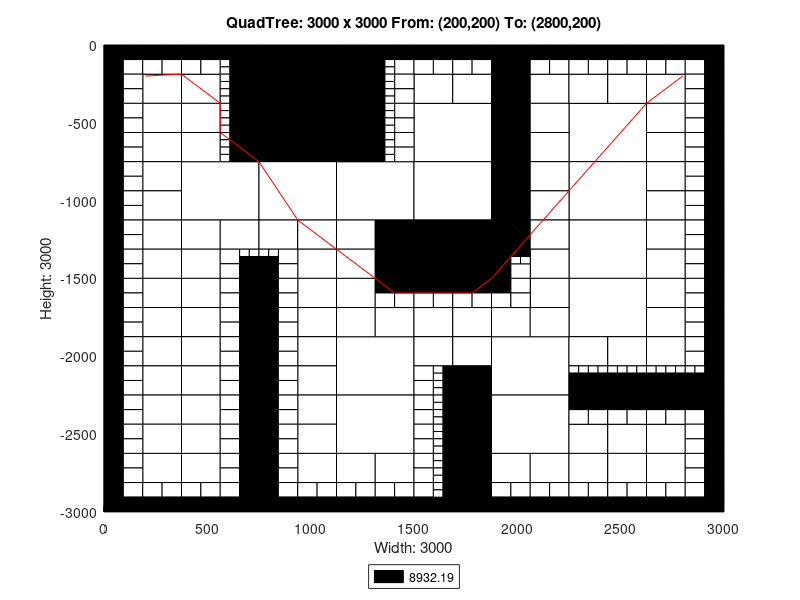

MATLAB code for this plot:
axis([0 3000 -3000 0]);
title('QuadTree: 3000 x 3000 From: (200,200) To: (2800,200)');
xlabel('Width: 3000');
ylabel('Height: 3000');
rectangle('Position',[750 -375 375 375], 'FaceColor',[0 0 0]);
rectangle('Position',[750 -750 375 375], 'FaceColor',[0 0 0]);
rectangle('Position',[375 -1125 375 375], 'FaceColor',[1 1 1]);
rectangle('Position',[750 -1125 375 375], 'FaceColor',[1 1 1]);
rectangle('Position',[1125 -1125 375 375], 'FaceColor',[1 1 1]);
rectangle('Position',[1500 -750 375 375], 'FaceColor',[1 1 1]);
rectangle('Position',[2250 -750 375 375], 'FaceColor',[1 1 1]);
rectangle('Position',[1500 -1125 375 375], 'FaceColor',[1 1 1]);
rectangle('Position',[1500 -1500 375 375], 'FaceColor',[0 0 0]);
rectangle('Position',[2250 -1125 375 375], 'FaceColor',[1 1 1]);
rectangle('Position',[2250 -1500 375 375], 'FaceColor',[1 1 1]);
rectangle('Position',[1125 -2250 375 375], 'FaceColor',[1 1 1]);
rectangle('Position',[1125 -2625 375 375], 'FaceColor',[1 1 1]);
rectangle('Position',[1875 -2250 375 375], 'FaceColor',[1 1 1]);
rectangle('Position',[2250 -1875 375 375], 'FaceColor',[1 1 1]);
rectangle('Position',[1875 -2625 375 375], 'FaceColor',[1 1 1]);
rectangle('Position',[187.5 -375 187.5 187.5], 'FaceColor',[1 1 1]);
rectangle('Position',[375 -375 187.5 187.5], 'FaceColor',[1 1 1]);
rectangle('Position',[187.5 -562.5 187.5 187.5], 'FaceColor',[1 1 1]);
rectangle('Position',[187.5 -750 187.5 187.5], 'FaceColor',[1 1 1]);
rectangle('Position',[375 -562.5 187.5 187.5], 'FaceColor',[1 1 1]);
rectangle('Position',[375 -750 187.5 187.5], 'FaceColor',[1 1 1]);
rectangle('Position',[1125 -187.5 187.5 187.5], 'FaceColor',[0 0 0]);
rectangle('Position',[1125 -375 187.5 187.5], 'FaceColor',[0 0 0]);
rectangle('Position',[1125 -562.5 187.5 187.5], 'FaceColor',[0 0 0]);
rectangle('Position',[1125 -750 187.5 187.5], 'FaceColor',[0 0 0]);
rectangle('Position',[187.5 -937.5 187.5 187.5], 'FaceColor',[1 1 1]);
rectangle('Position',[187.5 -1125 187.5 187.5], 'FaceColor',[1 1 1]);
rectangle('Position',[187.5 -1312.5 187.5 187.5], 'FaceColor',[1 1 1]);
rectangle('Position',[187.5 -1500 187.5 187.5], 'FaceColor',[1 1 1]);
rectangle('Position',[375 -1312.5 187.5 187.5], 'FaceColor',[1 1 1]);
rectangle('Position',[562.5 -1312.5 187.5 187.5], 'FaceColor',[1 1 1]);
rectangle('Position',[375 -1500 187.5 187.5], 'FaceColor',[1 1 1]);
rectangle('Position',[750 -1312.5 187.5 187.5], 'FaceColor',[1 1 1]);
rectangle('Position',[937.5 -1312.5 187.5 187.5], 'FaceColor',[1 1 1]);
rectangle('Position',[937.5 -1500 187.5 187.5], 'FaceColor',[1 1 1]);
rectangle('Position',[1125 -1312.5 187.5 187.5], 'FaceColor',[1 1 1]);
rectangle('Position',[1312.5 -1312.5 187.5 187.5], 'FaceColor',[0 0 0]);
rectangle('Position',[1125 -1500 187.5 187.5], 'FaceColor',[1 1 1]);
rectangle('Position',[1312.5 -1500 187.5 187.5], 'FaceColor',[0 0 0]);
rectangle('Position',[1500 -375 187.5 187.5], 'FaceColor',[1 1 1]);
rectangle('Position',[1687.5 -375 187.5 187.5], 'FaceColor',[1 1 1]);
rectangle('Position',[1875 -187.5 187.5 187.5], 'FaceColor',[0 0 0]);
rectangle('Position',[1875 -375 187.5 187.5], 'FaceColor',[0 0 0]);
rectangle('Position',[2062.5 -375 187.5 187.5], 'FaceColor',[1 1 1]);
rectangle('Position',[1875 -562.5 187.5 187.5], 'FaceColor',[0 0 0]);
rectangle('Position',[2062.5 -562.5 187.5 187.5], 'FaceColor',[1 1 1]);
rectangle('Position',[1875 -750 187.5 187.5], 'FaceColor',[0 0 0]);
rectangle('Position',[2062.5 -750 187.5 187.5], 'FaceColor',[1 1 1]);
rectangle('Position',[2250 -375 187.5 187.5], 'FaceColor',[1 1 1]);
rectangle('Position',[2437.5 -375 187.5 187.5], 'FaceColor',[1 1 1]);
rectangle('Position',[2625 -375 187.5 187.5], 'FaceColor',[1 1 1]);
rectangle('Position',[2625 -562.5 187.5 187.5], 'FaceColor',[1 1 1]);
rectangle('Position',[2625 -750 187.5 187.5], 'FaceColor',[1 1 1]);
rectangle('Position',[1875 -937.5 187.5 187.5], 'FaceColor',[0 0 0]);
rectangle('Position',[2062.5 -937.5 187.5 187.5], 'FaceColor',[1 1 1]);
rectangle('Position',[1875 -1125 187.5 187.5], 'FaceColor',[0 0 0]);
rectangle('Position',[2062.5 -1125 187.5 187.5], 'FaceColor',[1 1 1]);
rectangle('Position',[1875 -1312.5 187.5 187.5], 'FaceColor',[0 0 0]);
rectangle('Position',[2062.5 -1312.5 187.5 187.5], 'FaceColor',[1 1 1]);
rectangle('Position',[2062.5 -1500 187.5 187.5], 'FaceColor',[1 1 1]);
rectangle('Position',[2625 -937.5 187.5 187.5], 'FaceColor',[1 1 1]);
rectangle('Position',[2625 -1125 187.5 187.5], 'FaceColor',[1 1 1]);
rectangle('Position',[2625 -1312.5 187.5 187.5], 'FaceColor',[1 1 1]);
rectangle('Position',[2625 -1500 187.5 187.5], 'FaceColor',[1 1 1]);
rectangle('Position',[187.5 -1687.5 187.5 187.5], 'FaceColor',[1 1 1]);
rectangle('Position',[187.5 -1875 187.5 187.5], 'FaceColor',[1 1 1]);
rectangle('Position',[375 -1687.5 187.5 187.5], 'FaceColor',[1 1 1]);
rectangle('Position',[375 -1875 187.5 187.5], 'FaceColor',[1 1 1]);
rectangle('Position',[187.5 -2062.5 187.5 187.5], 'FaceColor',[1 1 1]);
rectangle('Position',[187.5 -2250 187.5 187.5], 'FaceColor',[1 1 1]);
rectangle('Position',[375 -2062.5 187.5 187.5], 'FaceColor',[1 1 1]);
rectangle('Position',[375 -2250 187.5 187.5], 'FaceColor',[1 1 1]);
rectangle('Position',[937.5 -1687.5 187.5 187.5], 'FaceColor',[1 1 1]);
rectangle('Position',[937.5 -1875 187.5 187.5], 'FaceColor',[1 1 1]);
rectangle('Position',[1125 -1687.5 187.5 187.5], 'FaceColor',[1 1 1]);
rectangle('Position',[1125 -1875 187.5 187.5], 'FaceColor',[1 1 1]);
rectangle('Position',[1312.5 -1875 187.5 187.5], 'FaceColor',[1 1 1]);
rectangle('Position',[937.5 -2062.5 187.5 187.5], 'FaceColor',[1 1 1]);
rectangle('Position',[937.5 -2250 187.5 187.5], 'FaceColor',[1 1 1]);
rectangle('Position',[187.5 -2437.5 187.5 187.5], 'FaceColor',[1 1 1]);
rectangle('Position',[187.5 -2625 187.5 187.5], 'FaceColor',[1 1 1]);
rectangle('Position',[375 -2437.5 187.5 187.5], 'FaceColor',[1 1 1]);
rectangle('Position',[375 -2625 187.5 187.5], 'FaceColor',[1 1 1]);
rectangle('Position',[187.5 -2812.5 187.5 187.5], 'FaceColor',[1 1 1]);
rectangle('Position',[375 -2812.5 187.5 187.5], 'FaceColor',[1 1 1]);
rectangle('Position',[937.5 -2437.5 187.5 187.5], 'FaceColor',[1 1 1]);
rectangle('Position',[937.5 -2625 187.5 187.5], 'FaceColor',[1 1 1]);
rectangle('Position',[937.5 -2812.5 187.5 187.5], 'FaceColor',[1 1 1]);
rectangle('Position',[1125 -2812.5 187.5 187.5], 'FaceColor',[1 1 1]);
rectangle('Position',[1312.5 -2812.5 187.5 187.5], 'FaceColor',[1 1 1]);
rectangle('Position',[1500 -1875 187.5 187.5], 'FaceColor',[1 1 1]);
rectangle('Position',[1687.5 -1875 187.5 187.5], 'FaceColor',[1 1 1]);
rectangle('Position',[2062.5 -1687.5 187.5 187.5], 'FaceColor',[1 1 1]);
rectangle('Position',[1875 -1875 187.5 187.5], 'FaceColor',[1 1 1]);
rectangle('Position',[2062.5 -1875 187.5 187.5], 'FaceColor',[1 1 1]);
rectangle('Position',[1500 -2062.5 187.5 187.5], 'FaceColor',[1 1 1]);
rectangle('Position',[1687.5 -2062.5 187.5 187.5], 'FaceColor',[1 1 1]);
rectangle('Position',[1687.5 -2250 187.5 187.5], 'FaceColor',[0 0 0]);
rectangle('Position',[2625 -1687.5 187.5 187.5], 'FaceColor',[1 1 1]);
rectangle('Position',[2625 -1875 187.5 187.5], 'FaceColor',[1 1 1]);
rectangle('Position',[2250 -2062.5 187.5 187.5], 'FaceColor',[1 1 1]);
rectangle('Position',[2437.5 -2062.5 187.5 187.5], 'FaceColor',[1 1 1]);
rectangle('Position',[2625 -2062.5 187.5 187.5], 'FaceColor',[1 1 1]);
rectangle('Position',[1687.5 -2437.5 187.5 187.5], 'FaceColor',[0 0 0]);
rectangle('Position',[1687.5 -2625 187.5 187.5], 'FaceColor',[0 0 0]);
rectangle('Position',[1687.5 -2812.5 187.5 187.5], 'FaceColor',[0 0 0]);
rectangle('Position',[1687.5 -3000 187.5 187.5], 'FaceColor',[0 0 0]);
rectangle('Position',[1875 -2812.5 187.5 187.5], 'FaceColor',[1 1 1]);
rectangle('Position',[2062.5 -2812.5 187.5 187.5], 'FaceColor',[1 1 1]);
rectangle('Position',[2250 -2625 187.5 187.5], 'FaceColor',[1 1 1]);
rectangle('Position',[2437.5 -2625 187.5 187.5], 'FaceColor',[1 1 1]);
rectangle('Position',[2625 -2625 187.5 187.5], 'FaceColor',[1 1 1]);
rectangle('Position',[2250 -2812.5 187.5 187.5], 'FaceColor',[1 1 1]);
rectangle('Position',[2437.5 -2812.5 187.5 187.5], 'FaceColor',[1 1 1]);
rectangle('Position',[2625 -2812.5 187.5 187.5], 'FaceColor',[1 1 1]);
rectangle('Position',[0 -93.75 93.75 93.75], 'FaceColor',[0 0 0]);
rectangle('Position',[93.75 -93.75 93.75 93.75], 'FaceColor',[0 0 0]);
rectangle('Position',[0 -187.5 93.75 93.75], 'FaceColor',[0 0 0]);
rectangle('Position',[93.75 -187.5 93.75 93.75], 'FaceColor',[1 1 1]);
rectangle('Position',[187.5 -93.75 93.75 93.75], 'FaceColor',[0 0 0]);
rectangle('Position',[281.25 -93.75 93.75 93.75], 'FaceColor',[0 0 0]);
rectangle('Position',[187.5 -187.5 93.75 93.75], 'FaceColor',[1 1 1]);
rectangle('Position',[281.25 -187.5 93.75 93.75], 'FaceColor',[1 1 1]);
rectangle('Position',[0 -281.25 93.75 93.75], 'FaceColor',[0 0 0]);
rectangle('Position',[93.75 -281.25 93.75 93.75], 'FaceColor',[1 1 1]);
rectangle('Position',[0 -375 93.75 93.75], 'FaceColor',[0 0 0]);
rectangle('Position',[93.75 -375 93.75 93.75], 'FaceColor',[1 1 1]);
rectangle('Position',[375 -93.75 93.75 93.75], 'FaceColor',[0 0 0]);
rectangle('Position',[468.75 -93.75 93.75 93.75], 'FaceColor',[0 0 0]);
rectangle('Position',[375 -187.5 93.75 93.75], 'FaceColor',[1 1 1]);
rectangle('Position',[468.75 -187.5 93.75 93.75], 'FaceColor',[1 1 1]);
rectangle('Position',[562.5 -93.75 93.75 93.75], 'FaceColor',[0 0 0]);
rectangle('Position',[656.25 -93.75 93.75 93.75], 'FaceColor',[0 0 0]);
rectangle('Position',[656.25 -187.5 93.75 93.75], 'FaceColor',[0 0 0]);
rectangle('Position',[656.25 -281.25 93.75 93.75], 'FaceColor',[0 0 0]);
rectangle('Position',[656.25 -375 93.75 93.75], 'FaceColor',[0 0 0]);
rectangle('Position',[0 -468.75 93.75 93.75], 'FaceColor',[0 0 0]);
rectangle('Position',[93.75 -468.75 93.75 93.75], 'FaceColor',[1 1 1]);
rectangle('Position',[0 -562.5 93.75 93.75], 'FaceColor',[0 0 0]);
rectangle('Position',[93.75 -562.5 93.75 93.75], 'FaceColor',[1 1 1]);
rectangle('Position',[0 -656.25 93.75 93.75], 'FaceColor',[0 0 0]);
rectangle('Position',[93.75 -656.25 93.75 93.75], 'FaceColor',[1 1 1]);
rectangle('Position',[0 -750 93.75 93.75], 'FaceColor',[0 0 0]);
rectangle('Position',[93.75 -750 93.75 93.75], 'FaceColor',[1 1 1]);
rectangle('Position',[656.25 -468.75 93.75 93.75], 'FaceColor',[0 0 0]);
rectangle('Position',[656.25 -562.5 93.75 93.75], 'FaceColor',[0 0 0]);
rectangle('Position',[656.25 -656.25 93.75 93.75], 'FaceColor',[0 0 0]);
rectangle('Position',[656.25 -750 93.75 93.75], 'FaceColor',[0 0 0]);
rectangle('Position',[1312.5 -93.75 93.75 93.75], 'FaceColor',[0 0 0]);
rectangle('Position',[1406.25 -93.75 93.75 93.75], 'FaceColor',[0 0 0]);
rectangle('Position',[1406.25 -187.5 93.75 93.75], 'FaceColor',[1 1 1]);
rectangle('Position',[1406.25 -281.25 93.75 93.75], 'FaceColor',[1 1 1]);
rectangle('Position',[1406.25 -375 93.75 93.75], 'FaceColor',[1 1 1]);
rectangle('Position',[1406.25 -468.75 93.75 93.75], 'FaceColor',[1 1 1]);
rectangle('Position',[1406.25 -562.5 93.75 93.75], 'FaceColor',[1 1 1]);
rectangle('Position',[1406.25 -656.25 93.75 93.75], 'FaceColor',[1 1 1]);
rectangle('Position',[1406.25 -750 93.75 93.75], 'FaceColor',[1 1 1]);
rectangle('Position',[0 -843.75 93.75 93.75], 'FaceColor',[0 0 0]);
rectangle('Position',[93.75 -843.75 93.75 93.75], 'FaceColor',[1 1 1]);
rectangle('Position',[0 -937.5 93.75 93.75], 'FaceColor',[0 0 0]);
rectangle('Position',[93.75 -937.5 93.75 93.75], 'FaceColor',[1 1 1]);
rectangle('Position',[0 -1031.25 93.75 93.75], 'FaceColor',[0 0 0]);
rectangle('Position',[93.75 -1031.25 93.75 93.75], 'FaceColor',[1 1 1]);
rectangle('Position',[0 -1125 93.75 93.75], 'FaceColor',[0 0 0]);
rectangle('Position',[93.75 -1125 93.75 93.75], 'FaceColor',[1 1 1]);
rectangle('Position',[0 -1218.75 93.75 93.75], 'FaceColor',[0 0 0]);
rectangle('Position',[93.75 -1218.75 93.75 93.75], 'FaceColor',[1 1 1]);
rectangle('Position',[0 -1312.5 93.75 93.75], 'FaceColor',[0 0 0]);
rectangle('Position',[93.75 -1312.5 93.75 93.75], 'FaceColor',[1 1 1]);
rectangle('Position',[0 -1406.25 93.75 93.75], 'FaceColor',[0 0 0]);
rectangle('Position',[93.75 -1406.25 93.75 93.75], 'FaceColor',[1 1 1]);
rectangle('Position',[0 -1500 93.75 93.75], 'FaceColor',[0 0 0]);
rectangle('Position',[93.75 -1500 93.75 93.75], 'FaceColor',[1 1 1]);
rectangle('Position',[562.5 -1406.25 93.75 93.75], 'FaceColor',[1 1 1]);
rectangle('Position',[562.5 -1500 93.75 93.75], 'FaceColor',[1 1 1]);
rectangle('Position',[656.25 -1500 93.75 93.75], 'FaceColor',[0 0 0]);
rectangle('Position',[843.75 -1406.25 93.75 93.75], 'FaceColor',[1 1 1]);
rectangle('Position',[750 -1500 93.75 93.75], 'FaceColor',[0 0 0]);
rectangle('Position',[843.75 -1500 93.75 93.75], 'FaceColor',[1 1 1]);
rectangle('Position',[1500 -93.75 93.75 93.75], 'FaceColor',[0 0 0]);
rectangle('Position',[1593.75 -93.75 93.75 93.75], 'FaceColor',[0 0 0]);
rectangle('Position',[1500 -187.5 93.75 93.75], 'FaceColor',[1 1 1]);
rectangle('Position',[1593.75 -187.5 93.75 93.75], 'FaceColor',[1 1 1]);
rectangle('Position',[1687.5 -93.75 93.75 93.75], 'FaceColor',[0 0 0]);
rectangle('Position',[1781.25 -93.75 93.75 93.75], 'FaceColor',[0 0 0]);
rectangle('Position',[1687.5 -187.5 93.75 93.75], 'FaceColor',[1 1 1]);
rectangle('Position',[1781.25 -187.5 93.75 93.75], 'FaceColor',[1 1 1]);
rectangle('Position',[2062.5 -93.75 93.75 93.75], 'FaceColor',[0 0 0]);
rectangle('Position',[2156.25 -93.75 93.75 93.75], 'FaceColor',[0 0 0]);
rectangle('Position',[2062.5 -187.5 93.75 93.75], 'FaceColor',[1 1 1]);
rectangle('Position',[2156.25 -187.5 93.75 93.75], 'FaceColor',[1 1 1]);
rectangle('Position',[2250 -93.75 93.75 93.75], 'FaceColor',[0 0 0]);
rectangle('Position',[2343.75 -93.75 93.75 93.75], 'FaceColor',[0 0 0]);
rectangle('Position',[2250 -187.5 93.75 93.75], 'FaceColor',[1 1 1]);
rectangle('Position',[2343.75 -187.5 93.75 93.75], 'FaceColor',[1 1 1]);
rectangle('Position',[2437.5 -93.75 93.75 93.75], 'FaceColor',[0 0 0]);
rectangle('Position',[2531.25 -93.75 93.75 93.75], 'FaceColor',[0 0 0]);
rectangle('Position',[2437.5 -187.5 93.75 93.75], 'FaceColor',[1 1 1]);
rectangle('Position',[2531.25 -187.5 93.75 93.75], 'FaceColor',[1 1 1]);
rectangle('Position',[2625 -93.75 93.75 93.75], 'FaceColor',[0 0 0]);
rectangle('Position',[2718.75 -93.75 93.75 93.75], 'FaceColor',[0 0 0]);
rectangle('Position',[2625 -187.5 93.75 93.75], 'FaceColor',[1 1 1]);
rectangle('Position',[2718.75 -187.5 93.75 93.75], 'FaceColor',[1 1 1]);
rectangle('Position',[2812.5 -93.75 93.75 93.75], 'FaceColor',[0 0 0]);
rectangle('Position',[2906.25 -93.75 93.75 93.75], 'FaceColor',[0 0 0]);
rectangle('Position',[2812.5 -187.5 93.75 93.75], 'FaceColor',[1 1 1]);
rectangle('Position',[2906.25 -187.5 93.75 93.75], 'FaceColor',[0 0 0]);
rectangle('Position',[2812.5 -281.25 93.75 93.75], 'FaceColor',[1 1 1]);
rectangle('Position',[2906.25 -281.25 93.75 93.75], 'FaceColor',[0 0 0]);
rectangle('Position',[2812.5 -375 93.75 93.75], 'FaceColor',[1 1 1]);
rectangle('Position',[2906.25 -375 93.75 93.75], 'FaceColor',[0 0 0]);
rectangle('Position',[2812.5 -468.75 93.75 93.75], 'FaceColor',[1 1 1]);
rectangle('Position',[2906.25 -468.75 93.75 93.75], 'FaceColor',[0 0 0]);
rectangle('Position',[2812.5 -562.5 93.75 93.75], 'FaceColor',[1 1 1]);
rectangle('Position',[2906.25 -562.5 93.75 93.75], 'FaceColor',[0 0 0]);
rectangle('Position',[2812.5 -656.25 93.75 93.75], 'FaceColor',[1 1 1]);
rectangle('Position',[2906.25 -656.25 93.75 93.75], 'FaceColor',[0 0 0]);
rectangle('Position',[2812.5 -750 93.75 93.75], 'FaceColor',[1 1 1]);
rectangle('Position',[2906.25 -750 93.75 93.75], 'FaceColor',[0 0 0]);
rectangle('Position',[1875 -1406.25 93.75 93.75], 'FaceColor',[0 0 0]);
rectangle('Position',[1875 -1500 93.75 93.75], 'FaceColor',[0 0 0]);
rectangle('Position',[1968.75 -1500 93.75 93.75], 'FaceColor',[1 1 1]);
rectangle('Position',[2812.5 -843.75 93.75 93.75], 'FaceColor',[1 1 1]);
rectangle('Position',[2906.25 -843.75 93.75 93.75], 'FaceColor',[0 0 0]);
rectangle('Position',[2812.5 -937.5 93.75 93.75], 'FaceColor',[1 1 1]);
rectangle('Position',[2906.25 -937.5 93.75 93.75], 'FaceColor',[0 0 0]);
rectangle('Position',[2812.5 -1031.25 93.75 93.75], 'FaceColor',[1 1 1]);
rectangle('Position',[2906.25 -1031.25 93.75 93.75], 'FaceColor',[0 0 0]);
rectangle('Position',[2812.5 -1125 93.75 93.75], 'FaceColor',[1 1 1]);
rectangle('Position',[2906.25 -1125 93.75 93.75], 'FaceColor',[0 0 0]);
rectangle('Position',[2812.5 -1218.75 93.75 93.75], 'FaceColor',[1 1 1]);
rectangle('Position',[2906.25 -1218.75 93.75 93.75], 'FaceColor',[0 0 0]);
rectangle('Position',[2812.5 -1312.5 93.75 93.75], 'FaceColor',[1 1 1]);
rectangle('Position',[2906.25 -1312.5 93.75 93.75], 'FaceColor',[0 0 0]);
rectangle('Position',[2812.5 -1406.25 93.75 93.75], 'FaceColor',[1 1 1]);
rectangle('Position',[2906.25 -1406.25 93.75 93.75], 'FaceColor',[0 0 0]);
rectangle('Position',[2812.5 -1500 93.75 93.75], 'FaceColor',[1 1 1]);
rectangle('Position',[2906.25 -1500 93.75 93.75], 'FaceColor',[0 0 0]);
rectangle('Position',[0 -1593.75 93.75 93.75], 'FaceColor',[0 0 0]);
rectangle('Position',[93.75 -1593.75 93.75 93.75], 'FaceColor',[1 1 1]);
rectangle('Position',[0 -1687.5 93.75 93.75], 'FaceColor',[0 0 0]);
rectangle('Position',[93.75 -1687.5 93.75 93.75], 'FaceColor',[1 1 1]);
rectangle('Position',[0 -1781.25 93.75 93.75], 'FaceColor',[0 0 0]);
rectangle('Position',[93.75 -1781.25 93.75 93.75], 'FaceColor',[1 1 1]);
rectangle('Position',[0 -1875 93.75 93.75], 'FaceColor',[0 0 0]);
rectangle('Position',[93.75 -1875 93.75 93.75], 'FaceColor',[1 1 1]);
rectangle('Position',[562.5 -1593.75 93.75 93.75], 'FaceColor',[1 1 1]);
rectangle('Position',[656.25 -1593.75 93.75 93.75], 'FaceColor',[0 0 0]);
rectangle('Position',[562.5 -1687.5 93.75 93.75], 'FaceColor',[1 1 1]);
rectangle('Position',[656.25 -1687.5 93.75 93.75], 'FaceColor',[0 0 0]);
rectangle('Position',[562.5 -1781.25 93.75 93.75], 'FaceColor',[1 1 1]);
rectangle('Position',[656.25 -1781.25 93.75 93.75], 'FaceColor',[0 0 0]);
rectangle('Position',[562.5 -1875 93.75 93.75], 'FaceColor',[1 1 1]);
rectangle('Position',[656.25 -1875 93.75 93.75], 'FaceColor',[0 0 0]);
rectangle('Position',[0 -1968.75 93.75 93.75], 'FaceColor',[0 0 0]);
rectangle('Position',[93.75 -1968.75 93.75 93.75], 'FaceColor',[1 1 1]);
rectangle('Position',[0 -2062.5 93.75 93.75], 'FaceColor',[0 0 0]);
rectangle('Position',[93.75 -2062.5 93.75 93.75], 'FaceColor',[1 1 1]);
rectangle('Position',[0 -2156.25 93.75 93.75], 'FaceColor',[0 0 0]);
rectangle('Position',[93.75 -2156.25 93.75 93.75], 'FaceColor',[1 1 1]);
rectangle('Position',[0 -2250 93.75 93.75], 'FaceColor',[0 0 0]);
rectangle('Position',[93.75 -2250 93.75 93.75], 'FaceColor',[1 1 1]);
rectangle('Position',[562.5 -1968.75 93.75 93.75], 'FaceColor',[1 1 1]);
rectangle('Position',[656.25 -1968.75 93.75 93.75], 'FaceColor',[0 0 0]);
rectangle('Position',[562.5 -2062.5 93.75 93.75], 'FaceColor',[1 1 1]);
rectangle('Position',[656.25 -2062.5 93.75 93.75], 'FaceColor',[0 0 0]);
rectangle('Position',[562.5 -2156.25 93.75 93.75], 'FaceColor',[1 1 1]);
rectangle('Position',[656.25 -2156.25 93.75 93.75], 'FaceColor',[0 0 0]);
rectangle('Position',[562.5 -2250 93.75 93.75], 'FaceColor',[1 1 1]);
rectangle('Position',[656.25 -2250 93.75 93.75], 'FaceColor',[0 0 0]);
rectangle('Position',[750 -1593.75 93.75 93.75], 'FaceColor',[0 0 0]);
rectangle('Position',[843.75 -1593.75 93.75 93.75], 'FaceColor',[1 1 1]);
rectangle('Position',[750 -1687.5 93.75 93.75], 'FaceColor',[0 0 0]);
rectangle('Position',[843.75 -1687.5 93.75 93.75], 'FaceColor',[1 1 1]);
rectangle('Position',[750 -1781.25 93.75 93.75], 'FaceColor',[0 0 0]);
rectangle('Position',[843.75 -1781.25 93.75 93.75], 'FaceColor',[1 1 1]);
rectangle('Position',[750 -1875 93.75 93.75], 'FaceColor',[0 0 0]);
rectangle('Position',[843.75 -1875 93.75 93.75], 'FaceColor',[1 1 1]);
rectangle('Position',[1312.5 -1593.75 93.75 93.75], 'FaceColor',[0 0 0]);
rectangle('Position',[1406.25 -1593.75 93.75 93.75], 'FaceColor',[0 0 0]);
rectangle('Position',[1312.5 -1687.5 93.75 93.75], 'FaceColor',[1 1 1]);
rectangle('Position',[1406.25 -1687.5 93.75 93.75], 'FaceColor',[1 1 1]);
rectangle('Position',[750 -1968.75 93.75 93.75], 'FaceColor',[0 0 0]);
rectangle('Position',[843.75 -1968.75 93.75 93.75], 'FaceColor',[1 1 1]);
rectangle('Position',[750 -2062.5 93.75 93.75], 'FaceColor',[0 0 0]);
rectangle('Position',[843.75 -2062.5 93.75 93.75], 'FaceColor',[1 1 1]);
rectangle('Position',[750 -2156.25 93.75 93.75], 'FaceColor',[0 0 0]);
rectangle('Position',[843.75 -2156.25 93.75 93.75], 'FaceColor',[1 1 1]);
rectangle('Position',[750 -2250 93.75 93.75], 'FaceColor',[0 0 0]);
rectangle('Position',[843.75 -2250 93.75 93.75], 'FaceColor',[1 1 1]);
rectangle('Position',[0 -2343.75 93.75 93.75], 'FaceColor',[0 0 0]);
rectangle('Position',[93.75 -2343.75 93.75 93.75], 'FaceColor',[1 1 1]);
rectangle('Position',[0 -2437.5 93.75 93.75], 'FaceColor',[0 0 0]);
rectangle('Position',[93.75 -2437.5 93.75 93.75], 'FaceColor',[1 1 1]);
rectangle('Position',[0 -2531.25 93.75 93.75], 'FaceColor',[0 0 0]);
rectangle('Position',[93.75 -2531.25 93.75 93.75], 'FaceColor',[1 1 1]);
rectangle('Position',[0 -2625 93.75 93.75], 'FaceColor',[0 0 0]);
rectangle('Position',[93.75 -2625 93.75 93.75], 'FaceColor',[1 1 1]);
rectangle('Position',[562.5 -2343.75 93.75 93.75], 'FaceColor',[1 1 1]);
rectangle('Position',[656.25 -2343.75 93.75 93.75], 'FaceColor',[0 0 0]);
rectangle('Position',[562.5 -2437.5 93.75 93.75], 'FaceColor',[1 1 1]);
rectangle('Position',[656.25 -2437.5 93.75 93.75], 'FaceColor',[0 0 0]);
rectangle('Position',[562.5 -2531.25 93.75 93.75], 'FaceColor',[1 1 1]);
rectangle('Position',[656.25 -2531.25 93.75 93.75], 'FaceColor',[0 0 0]);
rectangle('Position',[562.5 -2625 93.75 93.75], 'FaceColor',[1 1 1]);
rectangle('Position',[656.25 -2625 93.75 93.75], 'FaceColor',[0 0 0]);
rectangle('Position',[0 -2718.75 93.75 93.75], 'FaceColor',[0 0 0]);
rectangle('Position',[93.75 -2718.75 93.75 93.75], 'FaceColor',[1 1 1]);
rectangle('Position',[0 -2812.5 93.75 93.75], 'FaceColor',[0 0 0]);
rectangle('Position',[93.75 -2812.5 93.75 93.75], 'FaceColor',[1 1 1]);
rectangle('Position',[0 -2906.25 93.75 93.75], 'FaceColor',[0 0 0]);
rectangle('Position',[93.75 -2906.25 93.75 93.75], 'FaceColor',[1 1 1]);
rectangle('Position',[0 -3000 93.75 93.75], 'FaceColor',[0 0 0]);
rectangle('Position',[93.75 -3000 93.75 93.75], 'FaceColor',[0 0 0]);
rectangle('Position',[187.5 -2906.25 93.75 93.75], 'FaceColor',[1 1 1]);
rectangle('Position',[281.25 -2906.25 93.75 93.75], 'FaceColor',[1 1 1]);
rectangle('Position',[187.5 -3000 93.75 93.75], 'FaceColor',[0 0 0]);
rectangle('Position',[281.25 -3000 93.75 93.75], 'FaceColor',[0 0 0]);
rectangle('Position',[562.5 -2718.75 93.75 93.75], 'FaceColor',[1 1 1]);
rectangle('Position',[656.25 -2718.75 93.75 93.75], 'FaceColor',[0 0 0]);
rectangle('Position',[562.5 -2812.5 93.75 93.75], 'FaceColor',[1 1 1]);
rectangle('Position',[656.25 -2812.5 93.75 93.75], 'FaceColor',[0 0 0]);
rectangle('Position',[375 -2906.25 93.75 93.75], 'FaceColor',[1 1 1]);
rectangle('Position',[468.75 -2906.25 93.75 93.75], 'FaceColor',[1 1 1]);
rectangle('Position',[375 -3000 93.75 93.75], 'FaceColor',[0 0 0]);
rectangle('Position',[468.75 -3000 93.75 93.75], 'FaceColor',[0 0 0]);
rectangle('Position',[562.5 -2906.25 93.75 93.75], 'FaceColor',[1 1 1]);
rectangle('Position',[656.25 -2906.25 93.75 93.75], 'FaceColor',[0 0 0]);
rectangle('Position',[562.5 -3000 93.75 93.75], 'FaceColor',[0 0 0]);
rectangle('Position',[656.25 -3000 93.75 93.75], 'FaceColor',[0 0 0]);
rectangle('Position',[750 -2343.75 93.75 93.75], 'FaceColor',[0 0 0]);
rectangle('Position',[843.75 -2343.75 93.75 93.75], 'FaceColor',[1 1 1]);
rectangle('Position',[750 -2437.5 93.75 93.75], 'FaceColor',[0 0 0]);
rectangle('Position',[843.75 -2437.5 93.75 93.75], 'FaceColor',[1 1 1]);
rectangle('Position',[750 -2531.25 93.75 93.75], 'FaceColor',[0 0 0]);
rectangle('Position',[843.75 -2531.25 93.75 93.75], 'FaceColor',[1 1 1]);
rectangle('Position',[750 -2625 93.75 93.75], 'FaceColor',[0 0 0]);
rectangle('Position',[843.75 -2625 93.75 93.75], 'FaceColor',[1 1 1]);
rectangle('Position',[750 -2718.75 93.75 93.75], 'FaceColor',[0 0 0]);
rectangle('Position',[843.75 -2718.75 93.75 93.75], 'FaceColor',[1 1 1]);
rectangle('Position',[750 -2812.5 93.75 93.75], 'FaceColor',[0 0 0]);
rectangle('Position',[843.75 -2812.5 93.75 93.75], 'FaceColor',[1 1 1]);
rectangle('Position',[750 -2906.25 93.75 93.75], 'FaceColor',[0 0 0]);
rectangle('Position',[843.75 -2906.25 93.75 93.75], 'FaceColor',[1 1 1]);
rectangle('Position',[750 -3000 93.75 93.75], 'FaceColor',[0 0 0]);
rectangle('Position',[843.75 -3000 93.75 93.75], 'FaceColor',[0 0 0]);
rectangle('Position',[937.5 -2906.25 93.75 93.75], 'FaceColor',[1 1 1]);
rectangle('Position',[1031.25 -2906.25 93.75 93.75], 'FaceColor',[1 1 1]);
rectangle('Position',[937.5 -3000 93.75 93.75], 'FaceColor',[0 0 0]);
rectangle('Position',[1031.25 -3000 93.75 93.75], 'FaceColor',[0 0 0]);
rectangle('Position',[1125 -2906.25 93.75 93.75], 'FaceColor',[1 1 1]);
rectangle('Position',[1218.75 -2906.25 93.75 93.75], 'FaceColor',[1 1 1]);
rectangle('Position',[1125 -3000 93.75 93.75], 'FaceColor',[0 0 0]);
rectangle('Position',[1218.75 -3000 93.75 93.75], 'FaceColor',[0 0 0]);
rectangle('Position',[1312.5 -2906.25 93.75 93.75], 'FaceColor',[1 1 1]);
rectangle('Position',[1406.25 -2906.25 93.75 93.75], 'FaceColor',[1 1 1]);
rectangle('Position',[1312.5 -3000 93.75 93.75], 'FaceColor',[0 0 0]);
rectangle('Position',[1406.25 -3000 93.75 93.75], 'FaceColor',[0 0 0]);
rectangle('Position',[1500 -1593.75 93.75 93.75], 'FaceColor',[0 0 0]);
rectangle('Position',[1593.75 -1593.75 93.75 93.75], 'FaceColor',[0 0 0]);
rectangle('Position',[1500 -1687.5 93.75 93.75], 'FaceColor',[1 1 1]);
rectangle('Position',[1593.75 -1687.5 93.75 93.75], 'FaceColor',[1 1 1]);
rectangle('Position',[1687.5 -1593.75 93.75 93.75], 'FaceColor',[0 0 0]);
rectangle('Position',[1781.25 -1593.75 93.75 93.75], 'FaceColor',[0 0 0]);
rectangle('Position',[1687.5 -1687.5 93.75 93.75], 'FaceColor',[1 1 1]);
rectangle('Position',[1781.25 -1687.5 93.75 93.75], 'FaceColor',[1 1 1]);
rectangle('Position',[1875 -1593.75 93.75 93.75], 'FaceColor',[0 0 0]);
rectangle('Position',[1968.75 -1593.75 93.75 93.75], 'FaceColor',[1 1 1]);
rectangle('Position',[1875 -1687.5 93.75 93.75], 'FaceColor',[1 1 1]);
rectangle('Position',[1968.75 -1687.5 93.75 93.75], 'FaceColor',[1 1 1]);
rectangle('Position',[1500 -2156.25 93.75 93.75], 'FaceColor',[1 1 1]);
rectangle('Position',[1500 -2250 93.75 93.75], 'FaceColor',[1 1 1]);
rectangle('Position',[2812.5 -1593.75 93.75 93.75], 'FaceColor',[1 1 1]);
rectangle('Position',[2906.25 -1593.75 93.75 93.75], 'FaceColor',[0 0 0]);
rectangle('Position',[2812.5 -1687.5 93.75 93.75], 'FaceColor',[1 1 1]);
rectangle('Position',[2906.25 -1687.5 93.75 93.75], 'FaceColor',[0 0 0]);
rectangle('Position',[2812.5 -1781.25 93.75 93.75], 'FaceColor',[1 1 1]);
rectangle('Position',[2906.25 -1781.25 93.75 93.75], 'FaceColor',[0 0 0]);
rectangle('Position',[2812.5 -1875 93.75 93.75], 'FaceColor',[1 1 1]);
rectangle('Position',[2906.25 -1875 93.75 93.75], 'FaceColor',[0 0 0]);
rectangle('Position',[2250 -2250 93.75 93.75], 'FaceColor',[0 0 0]);
rectangle('Position',[2343.75 -2250 93.75 93.75], 'FaceColor',[0 0 0]);
rectangle('Position',[2437.5 -2250 93.75 93.75], 'FaceColor',[0 0 0]);
rectangle('Position',[2531.25 -2250 93.75 93.75], 'FaceColor',[0 0 0]);
rectangle('Position',[2812.5 -1968.75 93.75 93.75], 'FaceColor',[1 1 1]);
rectangle('Position',[2906.25 -1968.75 93.75 93.75], 'FaceColor',[0 0 0]);
rectangle('Position',[2812.5 -2062.5 93.75 93.75], 'FaceColor',[1 1 1]);
rectangle('Position',[2906.25 -2062.5 93.75 93.75], 'FaceColor',[0 0 0]);
rectangle('Position',[2625 -2250 93.75 93.75], 'FaceColor',[0 0 0]);
rectangle('Position',[2718.75 -2250 93.75 93.75], 'FaceColor',[0 0 0]);
rectangle('Position',[2906.25 -2156.25 93.75 93.75], 'FaceColor',[0 0 0]);
rectangle('Position',[2812.5 -2250 93.75 93.75], 'FaceColor',[0 0 0]);
rectangle('Position',[2906.25 -2250 93.75 93.75], 'FaceColor',[0 0 0]);
rectangle('Position',[1500 -2343.75 93.75 93.75], 'FaceColor',[1 1 1]);
rectangle('Position',[1500 -2437.5 93.75 93.75], 'FaceColor',[1 1 1]);
rectangle('Position',[1500 -2531.25 93.75 93.75], 'FaceColor',[1 1 1]);
rectangle('Position',[1500 -2625 93.75 93.75], 'FaceColor',[1 1 1]);
rectangle('Position',[1500 -2718.75 93.75 93.75], 'FaceColor',[1 1 1]);
rectangle('Position',[1500 -2812.5 93.75 93.75], 'FaceColor',[1 1 1]);
rectangle('Position',[1500 -2906.25 93.75 93.75], 'FaceColor',[1 1 1]);
rectangle('Position',[1500 -3000 93.75 93.75], 'FaceColor',[0 0 0]);
rectangle('Position',[1593.75 -3000 93.75 93.75], 'FaceColor',[0 0 0]);
rectangle('Position',[1875 -2906.25 93.75 93.75], 'FaceColor',[1 1 1]);
rectangle('Position',[1968.75 -2906.25 93.75 93.75], 'FaceColor',[1 1 1]);
rectangle('Position',[1875 -3000 93.75 93.75], 'FaceColor',[0 0 0]);
rectangle('Position',[1968.75 -3000 93.75 93.75], 'FaceColor',[0 0 0]);
rectangle('Position',[2062.5 -2906.25 93.75 93.75], 'FaceColor',[1 1 1]);
rectangle('Position',[2156.25 -2906.25 93.75 93.75], 'FaceColor',[1 1 1]);
rectangle('Position',[2062.5 -3000 93.75 93.75], 'FaceColor',[0 0 0]);
rectangle('Position',[2156.25 -3000 93.75 93.75], 'FaceColor',[0 0 0]);
rectangle('Position',[2250 -2343.75 93.75 93.75], 'FaceColor',[0 0 0]);
rectangle('Position',[2343.75 -2343.75 93.75 93.75], 'FaceColor',[0 0 0]);
rectangle('Position',[2250 -2437.5 93.75 93.75], 'FaceColor',[1 1 1]);
rectangle('Position',[2343.75 -2437.5 93.75 93.75], 'FaceColor',[1 1 1]);
rectangle('Position',[2437.5 -2343.75 93.75 93.75], 'FaceColor',[0 0 0]);
rectangle('Position',[2531.25 -2343.75 93.75 93.75], 'FaceColor',[0 0 0]);
rectangle('Position',[2437.5 -2437.5 93.75 93.75], 'FaceColor',[1 1 1]);
rectangle('Position',[2531.25 -2437.5 93.75 93.75], 'FaceColor',[1 1 1]);
rectangle('Position',[2625 -2343.75 93.75 93.75], 'FaceColor',[0 0 0]);
rectangle('Position',[2718.75 -2343.75 93.75 93.75], 'FaceColor',[0 0 0]);
rectangle('Position',[2625 -2437.5 93.75 93.75], 'FaceColor',[1 1 1]);
rectangle('Position',[2718.75 -2437.5 93.75 93.75], 'FaceColor',[1 1 1]);
rectangle('Position',[2812.5 -2343.75 93.75 93.75], 'FaceColor',[0 0 0]);
rectangle('Position',[2906.25 -2343.75 93.75 93.75], 'FaceColor',[0 0 0]);
rectangle('Position',[2812.5 -2437.5 93.75 93.75], 'FaceColor',[1 1 1]);
rectangle('Position',[2906.25 -2437.5 93.75 93.75], 'FaceColor',[0 0 0]);
rectangle('Position',[2812.5 -2531.25 93.75 93.75], 'FaceColor',[1 1 1]);
rectangle('Position',[2906.25 -2531.25 93.75 93.75], 'FaceColor',[0 0 0]);
rectangle('Position',[2812.5 -2625 93.75 93.75], 'FaceColor',[1 1 1]);
rectangle('Position',[2906.25 -2625 93.75 93.75], 'FaceColor',[0 0 0]);
rectangle('Position',[2250 -2906.25 93.75 93.75], 'FaceColor',[1 1 1]);
rectangle('Position',[2343.75 -2906.25 93.75 93.75], 'FaceColor',[1 1 1]);
rectangle('Position',[2250 -3000 93.75 93.75], 'FaceColor',[0 0 0]);
rectangle('Position',[2343.75 -3000 93.75 93.75], 'FaceColor',[0 0 0]);
rectangle('Position',[2437.5 -2906.25 93.75 93.75], 'FaceColor',[1 1 1]);
rectangle('Position',[2531.25 -2906.25 93.75 93.75], 'FaceColor',[1 1 1]);
rectangle('Position',[2437.5 -3000 93.75 93.75], 'FaceColor',[0 0 0]);
rectangle('Position',[2531.25 -3000 93.75 93.75], 'FaceColor',[0 0 0]);
rectangle('Position',[2812.5 -2718.75 93.75 93.75], 'FaceColor',[1 1 1]);
rectangle('Position',[2906.25 -2718.75 93.75 93.75], 'FaceColor',[0 0 0]);
rectangle('Position',[2812.5 -2812.5 93.75 93.75], 'FaceColor',[1 1 1]);
rectangle('Position',[2906.25 -2812.5 93.75 93.75], 'FaceColor',[0 0 0]);
rectangle('Position',[2625 -2906.25 93.75 93.75], 'FaceColor',[1 1 1]);
rectangle('Position',[2718.75 -2906.25 93.75 93.75], 'FaceColor',[1 1 1]);
rectangle('Position',[2625 -3000 93.75 93.75], 'FaceColor',[0 0 0]);
rectangle('Position',[2718.75 -3000 93.75 93.75], 'FaceColor',[0 0 0]);
rectangle('Position',[2812.5 -2906.25 93.75 93.75], 'FaceColor',[1 1 1]);
rectangle('Position',[2906.25 -2906.25 93.75 93.75], 'FaceColor',[0 0 0]);
rectangle('Position',[2812.5 -3000 93.75 93.75], 'FaceColor',[0 0 0]);
rectangle('Position',[2906.25 -3000 93.75 93.75], 'FaceColor',[0 0 0]);
rectangle('Position',[562.5 -140.625 46.875 46.875], 'FaceColor',[1 1 1]);
rectangle('Position',[609.375 -140.625 46.875 46.875], 'FaceColor',[0 0 0]);
rectangle('Position',[562.5 -187.5 46.875 46.875], 'FaceColor',[1 1 1]);
rectangle('Position',[609.375 -187.5 46.875 46.875], 'FaceColor',[0 0 0]);
rectangle('Position',[562.5 -234.375 46.875 46.875], 'FaceColor',[1 1 1]);
rectangle('Position',[609.375 -234.375 46.875 46.875], 'FaceColor',[0 0 0]);
rectangle('Position',[562.5 -281.25 46.875 46.875], 'FaceColor',[1 1 1]);
rectangle('Position',[609.375 -281.25 46.875 46.875], 'FaceColor',[0 0 0]);
rectangle('Position',[562.5 -328.125 46.875 46.875], 'FaceColor',[1 1 1]);
rectangle('Position',[609.375 -328.125 46.875 46.875], 'FaceColor',[0 0 0]);
rectangle('Position',[562.5 -375 46.875 46.875], 'FaceColor',[1 1 1]);
rectangle('Position',[609.375 -375 46.875 46.875], 'FaceColor',[0 0 0]);
rectangle('Position',[562.5 -421.875 46.875 46.875], 'FaceColor',[1 1 1]);
rectangle('Position',[609.375 -421.875 46.875 46.875], 'FaceColor',[0 0 0]);
rectangle('Position',[562.5 -468.75 46.875 46.875], 'FaceColor',[1 1 1]);
rectangle('Position',[609.375 -468.75 46.875 46.875], 'FaceColor',[0 0 0]);
rectangle('Position',[562.5 -515.625 46.875 46.875], 'FaceColor',[1 1 1]);
rectangle('Position',[609.375 -515.625 46.875 46.875], 'FaceColor',[0 0 0]);
rectangle('Position',[562.5 -562.5 46.875 46.875], 'FaceColor',[1 1 1]);
rectangle('Position',[609.375 -562.5 46.875 46.875], 'FaceColor',[0 0 0]);
rectangle('Position',[562.5 -609.375 46.875 46.875], 'FaceColor',[1 1 1]);
rectangle('Position',[609.375 -609.375 46.875 46.875], 'FaceColor',[0 0 0]);
rectangle('Position',[562.5 -656.25 46.875 46.875], 'FaceColor',[1 1 1]);
rectangle('Position',[609.375 -656.25 46.875 46.875], 'FaceColor',[0 0 0]);
rectangle('Position',[562.5 -703.125 46.875 46.875], 'FaceColor',[1 1 1]);
rectangle('Position',[609.375 -703.125 46.875 46.875], 'FaceColor',[0 0 0]);
rectangle('Position',[562.5 -750 46.875 46.875], 'FaceColor',[1 1 1]);
rectangle('Position',[609.375 -750 46.875 46.875], 'FaceColor',[0 0 0]);
rectangle('Position',[1312.5 -140.625 46.875 46.875], 'FaceColor',[0 0 0]);
rectangle('Position',[1359.38 -140.625 46.875 46.875], 'FaceColor',[1 1 1]);
rectangle('Position',[1312.5 -187.5 46.875 46.875], 'FaceColor',[0 0 0]);
rectangle('Position',[1359.38 -187.5 46.875 46.875], 'FaceColor',[1 1 1]);
rectangle('Position',[1312.5 -234.375 46.875 46.875], 'FaceColor',[0 0 0]);
rectangle('Position',[1359.38 -234.375 46.875 46.875], 'FaceColor',[1 1 1]);
rectangle('Position',[1312.5 -281.25 46.875 46.875], 'FaceColor',[0 0 0]);
rectangle('Position',[1359.38 -281.25 46.875 46.875], 'FaceColor',[1 1 1]);
rectangle('Position',[1312.5 -328.125 46.875 46.875], 'FaceColor',[0 0 0]);
rectangle('Position',[1359.38 -328.125 46.875 46.875], 'FaceColor',[1 1 1]);
rectangle('Position',[1312.5 -375 46.875 46.875], 'FaceColor',[0 0 0]);
rectangle('Position',[1359.38 -375 46.875 46.875], 'FaceColor',[1 1 1]);
rectangle('Position',[1312.5 -421.875 46.875 46.875], 'FaceColor',[0 0 0]);
rectangle('Position',[1359.38 -421.875 46.875 46.875], 'FaceColor',[1 1 1]);
rectangle('Position',[1312.5 -468.75 46.875 46.875], 'FaceColor',[0 0 0]);
rectangle('Position',[1359.38 -468.75 46.875 46.875], 'FaceColor',[1 1 1]);
rectangle('Position',[1312.5 -515.625 46.875 46.875], 'FaceColor',[0 0 0]);
rectangle('Position',[1359.38 -515.625 46.875 46.875], 'FaceColor',[1 1 1]);
rectangle('Position',[1312.5 -562.5 46.875 46.875], 'FaceColor',[0 0 0]);
rectangle('Position',[1359.38 -562.5 46.875 46.875], 'FaceColor',[1 1 1]);
rectangle('Position',[1312.5 -609.375 46.875 46.875], 'FaceColor',[0 0 0]);
rectangle('Position',[1359.38 -609.375 46.875 46.875], 'FaceColor',[1 1 1]);
rectangle('Position',[1312.5 -656.25 46.875 46.875], 'FaceColor',[0 0 0]);
rectangle('Position',[1359.38 -656.25 46.875 46.875], 'FaceColor',[1 1 1]);
rectangle('Position',[1312.5 -703.125 46.875 46.875], 'FaceColor',[0 0 0]);
rectangle('Position',[1359.38 -703.125 46.875 46.875], 'FaceColor',[1 1 1]);
rectangle('Position',[1312.5 -750 46.875 46.875], 'FaceColor',[0 0 0]);
rectangle('Position',[1359.38 -750 46.875 46.875], 'FaceColor',[1 1 1]);
rectangle('Position',[656.25 -1359.38 46.875 46.875], 'FaceColor',[1 1 1]);
rectangle('Position',[703.125 -1359.38 46.875 46.875], 'FaceColor',[1 1 1]);
rectangle('Position',[656.25 -1406.25 46.875 46.875], 'FaceColor',[0 0 0]);
rectangle('Position',[703.125 -1406.25 46.875 46.875], 'FaceColor',[0 0 0]);
rectangle('Position',[750 -1359.38 46.875 46.875], 'FaceColor',[1 1 1]);
rectangle('Position',[796.875 -1359.38 46.875 46.875], 'FaceColor',[1 1 1]);
rectangle('Position',[750 -1406.25 46.875 46.875], 'FaceColor',[0 0 0]);
rectangle('Position',[796.875 -1406.25 46.875 46.875], 'FaceColor',[0 0 0]);
rectangle('Position',[1968.75 -1359.38 46.875 46.875], 'FaceColor',[0 0 0]);
rectangle('Position',[2015.62 -1359.38 46.875 46.875], 'FaceColor',[0 0 0]);
rectangle('Position',[1968.75 -1406.25 46.875 46.875], 'FaceColor',[1 1 1]);
rectangle('Position',[2015.62 -1406.25 46.875 46.875], 'FaceColor',[1 1 1]);
rectangle('Position',[1593.75 -2109.38 46.875 46.875], 'FaceColor',[1 1 1]);
rectangle('Position',[1640.62 -2109.38 46.875 46.875], 'FaceColor',[0 0 0]);
rectangle('Position',[1593.75 -2156.25 46.875 46.875], 'FaceColor',[1 1 1]);
rectangle('Position',[1640.62 -2156.25 46.875 46.875], 'FaceColor',[0 0 0]);
rectangle('Position',[1593.75 -2203.12 46.875 46.875], 'FaceColor',[1 1 1]);
rectangle('Position',[1640.62 -2203.12 46.875 46.875], 'FaceColor',[0 0 0]);
rectangle('Position',[1593.75 -2250 46.875 46.875], 'FaceColor',[1 1 1]);
rectangle('Position',[1640.62 -2250 46.875 46.875], 'FaceColor',[0 0 0]);
rectangle('Position',[2250 -2109.38 46.875 46.875], 'FaceColor',[1 1 1]);
rectangle('Position',[2296.88 -2109.38 46.875 46.875], 'FaceColor',[1 1 1]);
rectangle('Position',[2250 -2156.25 46.875 46.875], 'FaceColor',[0 0 0]);
rectangle('Position',[2296.88 -2156.25 46.875 46.875], 'FaceColor',[0 0 0]);
rectangle('Position',[2343.75 -2109.38 46.875 46.875], 'FaceColor',[1 1 1]);
rectangle('Position',[2390.62 -2109.38 46.875 46.875], 'FaceColor',[1 1 1]);
rectangle('Position',[2343.75 -2156.25 46.875 46.875], 'FaceColor',[0 0 0]);
rectangle('Position',[2390.62 -2156.25 46.875 46.875], 'FaceColor',[0 0 0]);
rectangle('Position',[2437.5 -2109.38 46.875 46.875], 'FaceColor',[1 1 1]);
rectangle('Position',[2484.38 -2109.38 46.875 46.875], 'FaceColor',[1 1 1]);
rectangle('Position',[2437.5 -2156.25 46.875 46.875], 'FaceColor',[0 0 0]);
rectangle('Position',[2484.38 -2156.25 46.875 46.875], 'FaceColor',[0 0 0]);
rectangle('Position',[2531.25 -2109.38 46.875 46.875], 'FaceColor',[1 1 1]);
rectangle('Position',[2578.12 -2109.38 46.875 46.875], 'FaceColor',[1 1 1]);
rectangle('Position',[2531.25 -2156.25 46.875 46.875], 'FaceColor',[0 0 0]);
rectangle('Position',[2578.12 -2156.25 46.875 46.875], 'FaceColor',[0 0 0]);
rectangle('Position',[2625 -2109.38 46.875 46.875], 'FaceColor',[1 1 1]);
rectangle('Position',[2671.88 -2109.38 46.875 46.875], 'FaceColor',[1 1 1]);
rectangle('Position',[2625 -2156.25 46.875 46.875], 'FaceColor',[0 0 0]);
rectangle('Position',[2671.88 -2156.25 46.875 46.875], 'FaceColor',[0 0 0]);
rectangle('Position',[2718.75 -2109.38 46.875 46.875], 'FaceColor',[1 1 1]);
rectangle('Position',[2765.62 -2109.38 46.875 46.875], 'FaceColor',[1 1 1]);
rectangle('Position',[2718.75 -2156.25 46.875 46.875], 'FaceColor',[0 0 0]);
rectangle('Position',[2765.62 -2156.25 46.875 46.875], 'FaceColor',[0 0 0]);
rectangle('Position',[2812.5 -2109.38 46.875 46.875], 'FaceColor',[1 1 1]);
rectangle('Position',[2859.38 -2109.38 46.875 46.875], 'FaceColor',[1 1 1]);
rectangle('Position',[2812.5 -2156.25 46.875 46.875], 'FaceColor',[0 0 0]);
rectangle('Position',[2859.38 -2156.25 46.875 46.875], 'FaceColor',[0 0 0]);
rectangle('Position',[1593.75 -2296.88 46.875 46.875], 'FaceColor',[1 1 1]);
rectangle('Position',[1640.62 -2296.88 46.875 46.875], 'FaceColor',[0 0 0]);
rectangle('Position',[1593.75 -2343.75 46.875 46.875], 'FaceColor',[1 1 1]);
rectangle('Position',[1640.62 -2343.75 46.875 46.875], 'FaceColor',[0 0 0]);
rectangle('Position',[1593.75 -2390.62 46.875 46.875], 'FaceColor',[1 1 1]);
rectangle('Position',[1640.62 -2390.62 46.875 46.875], 'FaceColor',[0 0 0]);
rectangle('Position',[1593.75 -2437.5 46.875 46.875], 'FaceColor',[1 1 1]);
rectangle('Position',[1640.62 -2437.5 46.875 46.875], 'FaceColor',[0 0 0]);
rectangle('Position',[1593.75 -2484.38 46.875 46.875], 'FaceColor',[1 1 1]);
rectangle('Position',[1640.62 -2484.38 46.875 46.875], 'FaceColor',[0 0 0]);
rectangle('Position',[1593.75 -2531.25 46.875 46.875], 'FaceColor',[1 1 1]);
rectangle('Position',[1640.62 -2531.25 46.875 46.875], 'FaceColor',[0 0 0]);
rectangle('Position',[1593.75 -2578.12 46.875 46.875], 'FaceColor',[1 1 1]);
rectangle('Position',[1640.62 -2578.12 46.875 46.875], 'FaceColor',[0 0 0]);
rectangle('Position',[1593.75 -2625 46.875 46.875], 'FaceColor',[1 1 1]);
rectangle('Position',[1640.62 -2625 46.875 46.875], 'FaceColor',[0 0 0]);
rectangle('Position',[1593.75 -2671.88 46.875 46.875], 'FaceColor',[1 1 1]);
rectangle('Position',[1640.62 -2671.88 46.875 46.875], 'FaceColor',[0 0 0]);
rectangle('Position',[1593.75 -2718.75 46.875 46.875], 'FaceColor',[1 1 1]);
rectangle('Position',[1640.62 -2718.75 46.875 46.875], 'FaceColor',[0 0 0]);
rectangle('Position',[1593.75 -2765.62 46.875 46.875], 'FaceColor',[1 1 1]);
rectangle('Position',[1640.62 -2765.62 46.875 46.875], 'FaceColor',[0 0 0]);
rectangle('Position',[1593.75 -2812.5 46.875 46.875], 'FaceColor',[1 1 1]);
rectangle('Position',[1640.62 -2812.5 46.875 46.875], 'FaceColor',[0 0 0]);
rectangle('Position',[1593.75 -2859.38 46.875 46.875], 'FaceColor',[1 1 1]);
rectangle('Position',[1640.62 -2859.38 46.875 46.875], 'FaceColor',[0 0 0]);
rectangle('Position',[1593.75 -2906.25 46.875 46.875], 'FaceColor',[1 1 1]);
rectangle('Position',[1640.62 -2906.25 46.875 46.875], 'FaceColor',[0 0 0]);
X=[2800,2800,2625,2250,2250,1875,1875,1875,1781.25,1687.5,1593.75,1500,1406.25,1406.25,1406.25,1312.5,1125,937.5,750,562.5,562.5,375,200];
Y=[-200,-200,-375,-937.5,-937.5,-1500,-1500,-1500,-1593.75,-1593.75,-1593.75,-1593.75,-1593.75,-1593.75,-1593.75,-1500,-1312.5,-1125,-750,-562.5,-375,-187.5,-200];
hold on;
plot(X,Y,'r');
legend('8932.19','Location','southoutside');
